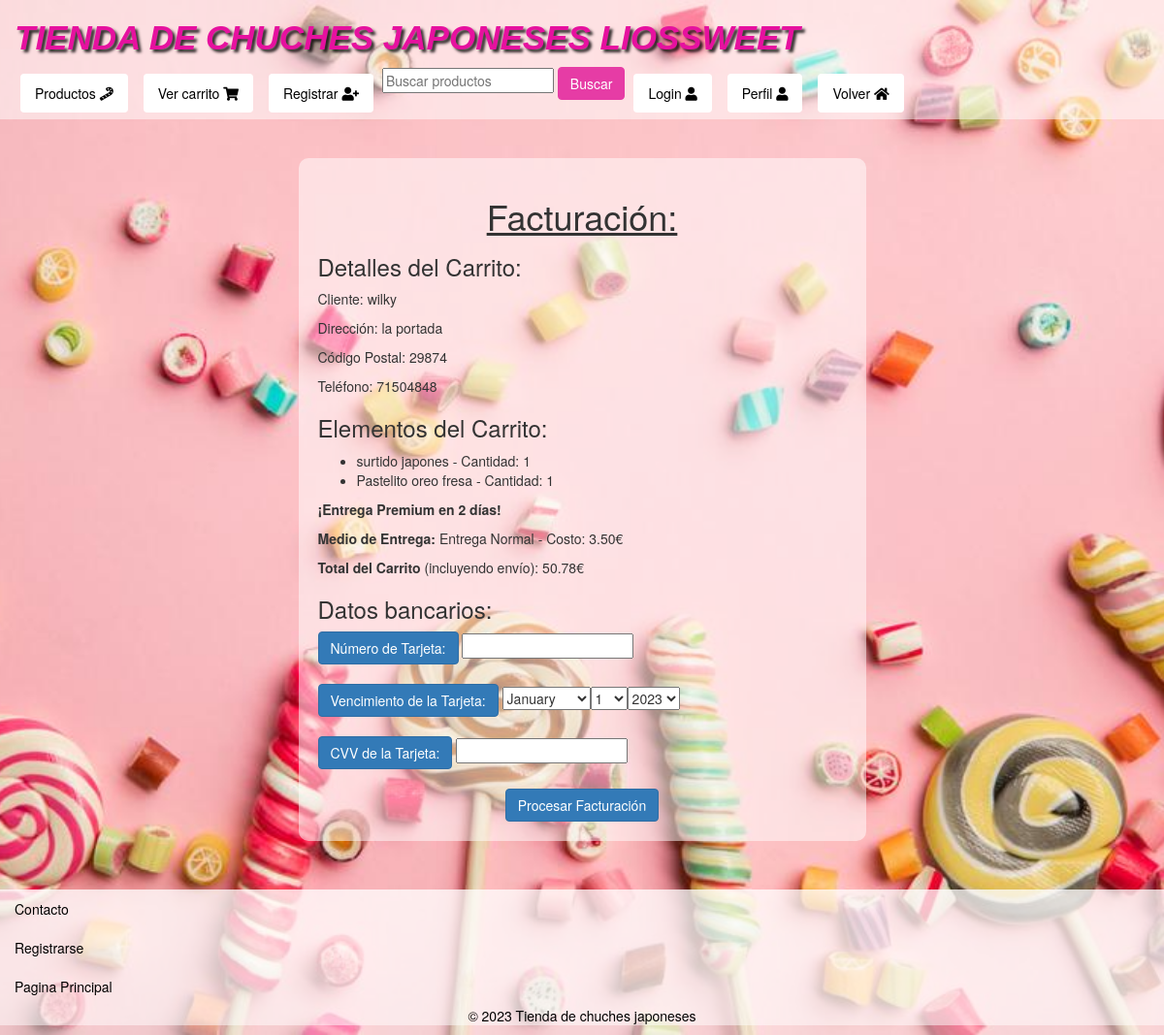
The app's page /catalogo/facturacion/ (signed in) with its own data.
### catalogo/models.py (models this page shows, shortened)
class Carrito(models.Model):
    cliente =models.ForeignKey('Cliente', on_delete=models.CASCADE)
    productos=models.ManyToManyField(Producto,through='ItemCarrito')

class Cliente(models.Model):
    id_user = models.OneToOneField(User,on_delete=models.SET_NULL,null=True)
    telefono = models.IntegerField()
    direccion = models.CharField(max_length=250)
    ciudad = models.CharField(max_length=250)
    codigo_postal=models.CharField(max_length=250)
    usuario_premium = models.BooleanField(default=False)
    class Meta:
        ordering = ['id_user']

class ItemCarrito(models.Model):
    carrito=models.ForeignKey('Carrito',on_delete=models.CASCADE)
    producto=models.ForeignKey('Producto',on_delete=models.CASCADE)
    cantidad = models.PositiveBigIntegerField(default=1)

class Producto(models.Model):
    nombre_producto=models.CharField(max_length=250)
    descripcion_producto=models.TextField(max_length=600)  # Genera opciones del 1 al 10
    sabores = models.CharField(max_length=250)
    costo_producto=models.DecimalField(max_digits=10,decimal_places=2)

class MedioEntrega(models.Model):
    cliente = models.ForeignKey('Cliente', on_delete=models.CASCADE)
    entrega=models.CharField(max_length=1000)
    precio=models.DecimalField(max_digits=6,decimal_places=2,blank=True, null=True)

### catalogo/views.py (the view)
# urls.py: path('facturacion/',views.facturacion,name='facturacion'),
@login_required
def facturacion(request):
    message = 0
    carrito = Carrito.objects.get(cliente=request.user.cliente)
    medio_entrega, created = MedioEntrega.objects.get_or_create(cliente=request.user.cliente)
    total_carrito = sum(item.producto.costo_producto * item.cantidad for item in carrito.itemcarrito_set.all())
    if medio_entrega and medio_entrega.precio is not None:
        total_carrito += medio_entrega.precio
    if request.method == 'POST':
        form = FacturacionForm(request.POST)
        if form.is_valid():
            factura = Facturacion(
                cliente=request.user.cliente,
                carrito=carrito,
                numero_tarjeta=form.cleaned_data['numero_tarjeta'],
                vencimiento_tarjeta=form.cleaned_data['vencimiento_tarjeta'],
                cvv_tarjeta=form.cleaned_data['cvv_tarjeta']
            )
            factura.total = total_carrito
            factura.save()
            message = 1
            return redirect('productos')
    else:
        message = 2
        form = FacturacionForm()
    items = ItemCarrito.objects.filter(carrito=carrito)
    context = {
        'form': form,
        'carrito': carrito,
        'medio_entrega': medio_entrega,
        'message': message,
        'items': items,
        'total_carrito': total_carrito,
    }
    return render(request, 'facturacion.html', context)

### catalogo/forms.py
class FacturacionForm(forms.ModelForm):
    class Meta:
        model = Facturacion  # Asocia el formulario al modelo Facturacion
        fields = ['numero_tarjeta', 'vencimiento_tarjeta', 'cvv_tarjeta']
        labels = {
            'numero_tarjeta': 'Número de Tarjeta',
            'vencimiento_tarjeta': 'Fecha de Vencimiento',
            'cvv_tarjeta': 'CVV de la Tarjeta'
        }
    vencimiento_tarjeta = forms.DateField(
        label='Fecha de Vencimiento',
        widget=forms.SelectDateWidget()  # Utiliza el widget SelectDateWidget
    )

### catalogo/templates/facturacion.html (shortened to what this page needs)
{% extends "base_generic.html" %}
{% block content %}
{% load static %}
<br>
<br>
<div class="form-container">
    <center><h1><u>Facturación:</u></h1></center>
    <h3>Detalles del Carrito:</h3>
    <p>Cliente: {{ carrito.cliente.id_user.username }}</p>
    <p>Dirección: {{ carrito.cliente.direccion }}</p>
    <p>Código Postal: {{ carrito.cliente.codigo_postal }}</p>
    <p>Teléfono: {{ carrito.cliente.telefono }}</p>
    <h3>Elementos del Carrito:</h3>
    <ul>
        {% for item in carrito.itemcarrito_set.all %}
            <li>{{ item.producto.nombre_producto }} - Cantidad: {{ item.cantidad }}</li>
        {% endfor %}
    </ul>
    {% if total_carrito > 50 %}
        {% if request.user.cliente.usuario_premium %}
            <p><strong>¡Entrega Premium en 2 días!</strong></p>
        {% else %}
            <p><strong>Entrega en 3 días</strong></p>
        {% endif %}
    {% else %}
        <p><strong>Entrega en 5 días</strong></p>
    {% endif %}
    <p><strong>Medio de Entrega:</strong> {{ medio_entrega.entrega }} - Costo: {{ medio_entrega.precio }}€</p>
    <p><strong>Total del Carrito</strong> (incluyendo envío): {{ total_carrito }}€</p>
    <h3>Datos bancarios:</h3>
    <form method="post" action="{% url 'facturacion' %}">
        <label for="{{ form.numero_tarjeta.id_for_label }}" class="btn btn-primary">Número de Tarjeta:</label>
        {{ form.numero_tarjeta }}
        <br>
        <br>
        <label for="{{ form.vencimiento_tarjeta.id_for_label }}" class="btn btn-primary">Vencimiento de la Tarjeta:</label>
        {{ form.vencimiento_tarjeta.as_widget }}
        <br>
        <br>
        <label for="{{ form.cvv_tarjeta.id_for_label }}" class="btn btn-primary">CVV de la Tarjeta:</label>
        {{ form.cvv_tarjeta }}
        <br>
        <br>
        <center><button type="submit" class="btn btn-primary">Procesar Facturación</button></center>
    </form>
</div>
<br>
<br>
<br>
<br>
{% endblock %}

### catalogo/static/css/style.css (style rules this page uses)
body { background-image: url('../images/fondo_pantalla2.jpeg'); background-size: cover; background-position: center; background-repeat: no-repeat; background-attachment: fixed; height: 100vh; margin: 0; }
.form-container { background-color: rgba(255, 255, 255, 0.5); padding: 20px; border-radius: 10px; width: 50%; margin: 0 auto; }

### records on screen
Carrito: cliente.id_user.username "wilky", cliente.direccion "la portada", cliente.codigo_postal "29874", cliente.telefono "71504848"
ItemCarrito: producto.nombre_producto "surtido japones", cantidad "1"
ItemCarrito: producto.nombre_producto "Pastelito oreo fresa", cantidad "1"
MedioEntrega: entrega "Entrega Normal", precio "3.50"

### other values on screen
{{ total_carrito }} "50.78"
